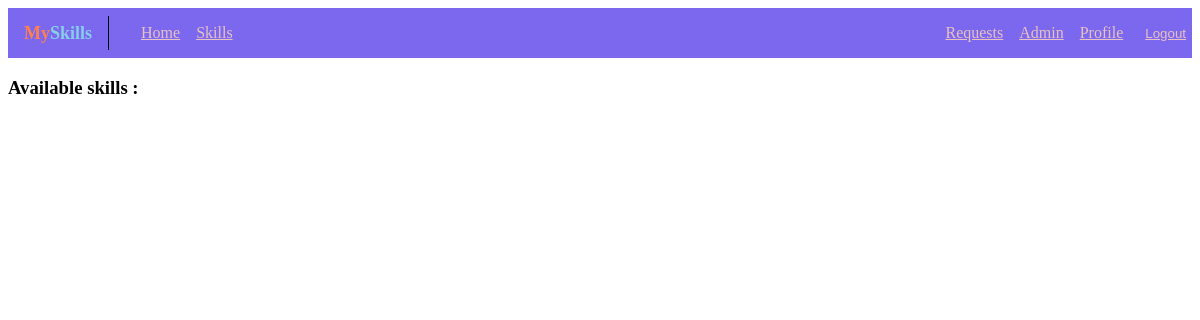
Before: /skills/all/ (signed in) with the older database file.
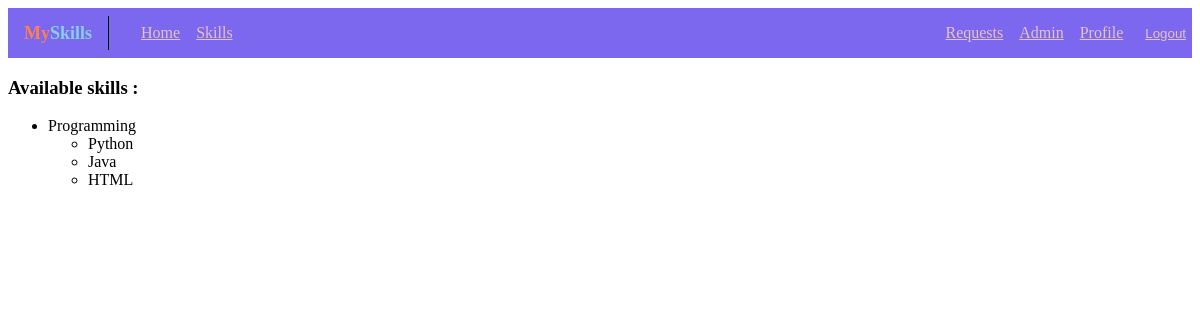
After: the same page with the newer database file.
### skills/models.py (models this page shows, shortened)
class Category(models.Model):
    category_name = models.CharField(max_length=100)
    class Meta:
        verbose_name = "category"
        verbose_name_plural = "categories"

class Skill(models.Model):
    skill_name = models.CharField(max_length=100)
    category = models.ForeignKey(Category, on_delete=models.CASCADE, blank=True, null=True, default=None)

### skills/views.py (the view)
# urls.py: path("all/", views.SkillView.as_view(), name="all"),
class SkillView(generic.ListView):
    model = Skill
    template_name = "skills/skills.html"
    context_object_name = "skills"
    extra_context = {
        "categories": Category.objects.all()
    }
    def get_queryset(self):
        return Skill.objects.all().order_by("skill_name").values()

### skills/templates/skills/skills.html (shortened to what this page needs)
{% extends "base.html" %}
{% block content %}
{% if skills %}
    <h3>Available skills :</h3>
    <ul>
        {% for cat in categories %}
            {% if cat.skill_set.all %}
            <li>{{cat.category_name}}</li>
            <ul>
                {% for skill in cat.skill_set.all %}
                    <li><a>
                        {{skill.skill_name}}
                    </a></li>
                {% endfor %}
            </ul>
            {% endif %}
        {% endfor %}
    </ul>
{% else %}
    <h3>No skills available.</h3>
{% endif %}
{% endblock %}

Changed rows visible on the page:
added Category: category_name "Programming"
now on this page (row edited): Skill: skill_name "Python"
now on this page (row edited): Skill: skill_name "Java"
now on this page (row edited): Skill: skill_name "HTML"
